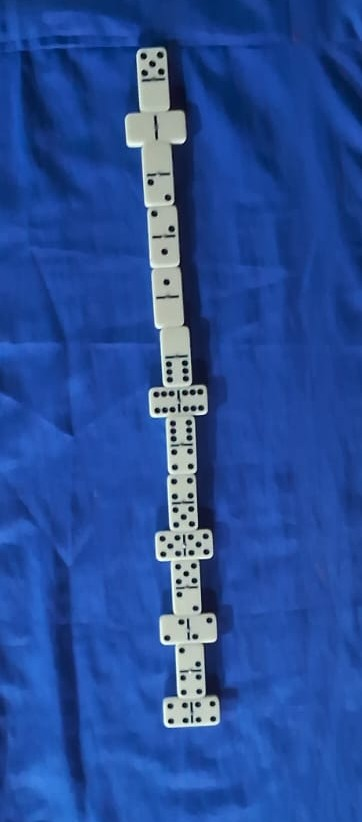
#> input picture imagem_recortada.jpeg, 362 x 822 px
$ python reconhecendo_retangulos_contornos.py imagem_recortada.jpeg
#> lines starting #> are read from the running program, lines starting #| are printed output that depends on the picture; after the words box and inside, x2 and y2 are one past the last pixel; in counts of white or black regions, pixels touching at a corner belong together
import cv2
import numpy as np
import math
import argparse


parser = argparse.ArgumentParser(description='Processa imagens')
parser.add_argument('imagem', help='Caminho para o arquivo de imagem')
parser.add_argument('-z', '--zoom', type=float, help='Valor float para nivel de zoom da imagem, padrão 0.8')
parser.add_argument('-p', '--proximidade', type=int, help='Distancia minima entre as pedras padrão 30')
args = parser.parse_args()

zoom_factor = args.zoom
DISTANCIA_MINIMA = args.proximidade

if args.proximidade is None:
    DISTANCIA_MINIMA = 37

if zoom_factor is None:
        zoom_factor = 1.0


def pipeline_blackhat(img_path):
#> called with img_path = 'imagem_recortada.jpeg'
    img = cv2.imread(img_path)
#> img is the input picture: shape (822, 362, 3); mean B, G, R 153.8, 78.2, 39.9
    if img is None:
        print("Erro: Imagem não encontrada.")
        return
    # Área de zoom
    img = cv2.resize(img, None, fx=zoom_factor, fy=zoom_factor, interpolation=cv2.INTER_LINEAR)
    gray = cv2.cvtColor(img, cv2.COLOR_BGR2GRAY)
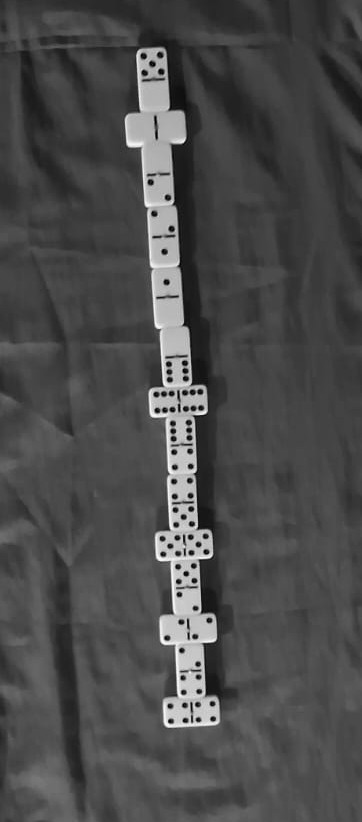
#> gray: shape (822, 362); min 1, max 252, mean 75.4

   # ====================================================================
    # 1. ENCONTRAR A SILHUETA SÓLIDA BASE
    # ====================================================================
    _, mask_branca = cv2.threshold(gray, 200, 255, cv2.THRESH_BINARY)
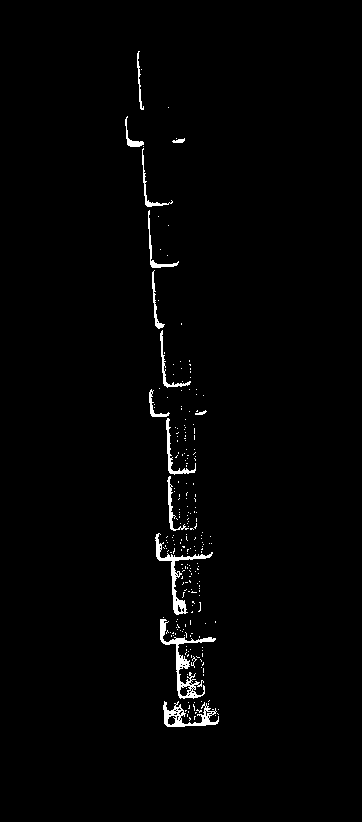
#> mask_branca: shape (822, 362); 1.4% white; 241 white regions (226 under 20 px)
    contours_externos, _ = cv2.findContours(mask_branca, cv2.RETR_EXTERNAL, cv2.CHAIN_APPROX_SIMPLE)
#> contours_externos = 240 contours, 227 with area under 20; largest, box (x1, y1, x2, y2) and area: (160, 619, 216, 699) 702, (163, 701, 219, 727) 524, (155, 533, 213, 615) 517, (166, 418, 196, 475) 184, (167, 476, 189, 531) 136

    mask_pedra_solida = np.zeros_like(mask_branca)
    cv2.drawContours(mask_pedra_solida, contours_externos, -1, 255, thickness=cv2.FILLED)
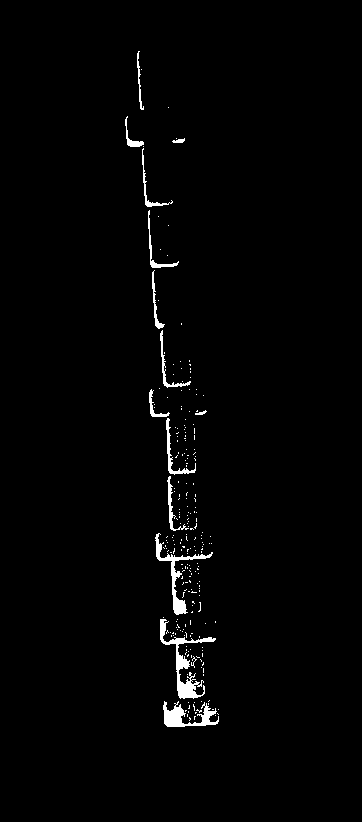
#> mask_pedra_solida: shape (822, 362); 1.5% white; 240 white regions (225 under 20 px), largest, box (x1, y1, x2, y2) and area: (160, 619, 216, 699) 926, (155, 533, 213, 615) 675, (163, 701, 219, 727) 655

    # ====================================================================
    # 2. O GOLPE DE ESPADA (The Blackhat Cleaver)
    # ====================================================================
    # O Blackhat acha as fendas escuras que separam as pedras paralelas
    kernel_bh = cv2.getStructuringElement(cv2.MORPH_RECT, (12, 12))
    blackhat = cv2.morphologyEx(gray, cv2.MORPH_BLACKHAT, kernel_bh)
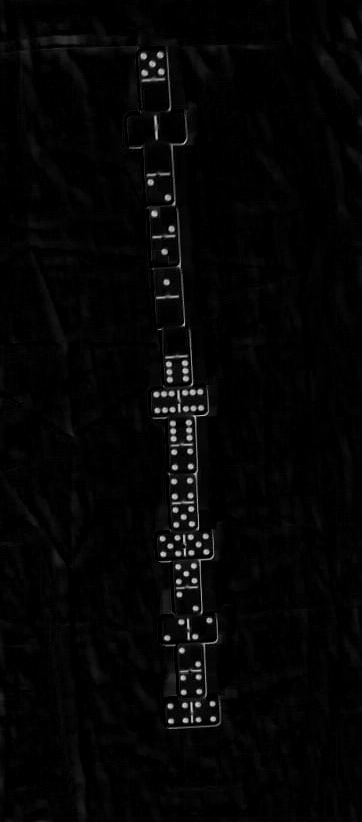
#> blackhat: shape (822, 362); min 0, max 212, mean 5.2

    # cv2.imshow('1 - BlackHat', blackhat)

    # Usamos 80 (igual ao seu código) para pegar as fendas
    _, mask_fendas = cv2.threshold(blackhat, 80, 255, cv2.THRESH_BINARY)
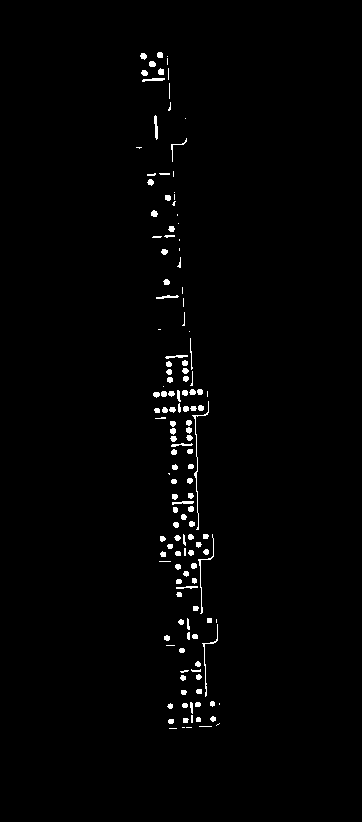
#> mask_fendas: shape (822, 362); 1.3% white; 144 white regions (39 under 20 px), largest, box (x1, y1, x2, y2) and area: (192, 401, 209, 530) 168, (198, 534, 214, 614) 112, (202, 624, 218, 697) 107

    # Engrossamos a fenda só um pouquinho para garantir que ela rache a máscara branca
    kernel_fenda = np.ones((1,1), np.uint8)
    mask_fendas_grossas = cv2.dilate(mask_fendas, kernel_fenda, iterations=2)

    # ⚔️ FATIAMOS A MÁSCARA! A fenda rasga a pedra, e o traço faz um furo no centro.
    mask_pedra_solida[mask_fendas_grossas == 255] = 0
#> mask_pedra_solida: shape (822, 362); 1.5% white; 240 white regions (225 under 20 px)

    # ====================================================================
    # 3. O CURATIVO TOPOLÓGICO
    # ====================================================================
    # O RETR_EXTERNAL é mágico: ele ignora os furos no meio do dominó (traço),
    # mas respeita o corte da fenda que dividiu a borda externa!
    contours_pre_melt, _ = cv2.findContours(mask_pedra_solida, cv2.RETR_EXTERNAL, cv2.CHAIN_APPROX_SIMPLE)
#> contours_pre_melt has the same summary as contours_externos

    # Redesenhamos tudo. Os furos internos somem, a pedra fica forte, e a fenda é mantida!
    mask_pedra_solida = np.zeros_like(mask_branca)
    cv2.drawContours(mask_pedra_solida, contours_pre_melt, -1, 255, thickness=cv2.FILLED)

    # ====================================================================
    # 4. A MÁGICA FINAL: EROSÃO (O seu derretimento aprimorado)
    # ====================================================================
    # Como a fenda já fez o trabalho pesado nas pedras paralelas, o nosso derretimento
    # agora só precisa quebrar as quinas teimosas. Diminuímos o kernel de 9x9 para 5x5!
    kernel_derreter = np.ones((9, 9), np.uint8)
    mask_derretida = cv2.erode(mask_pedra_solida, kernel_derreter, iterations=3)
#> mask_derretida: shape (822, 362); every value is 0

    # cv2.imshow('1 - Ilhas Derretidas', mask_derretida)

    # PASSO B: Encontrar o centro
    contours_ilhas, _ = cv2.findContours(mask_derretida, cv2.RETR_EXTERNAL, cv2.CHAIN_APPROX_SIMPLE)
#> contours_ilhas = []

    mask_fatiada_final = np.zeros_like(mask_branca)
    img_debug = img.copy()

    # PASSO C: O Renascimento
    for cnt_ilha in contours_ilhas:
        area_ilha = cv2.contourArea(cnt_ilha)

        if area_ilha > 5:
            tela_ilha = np.zeros_like(mask_branca)
            cv2.drawContours(tela_ilha, [cnt_ilha], -1, 255, thickness=cv2.FILLED)

            # Iteramos 3 vezes, igualando as 3 erosões para não distorcer o tamanho!
            tela_ilha = cv2.dilate(tela_ilha, kernel_derreter, iterations=3)

            mask_fatiada_final = cv2.bitwise_or(mask_fatiada_final, tela_ilha)
            cv2.drawContours(img_debug, [cnt_ilha], 0, (0, 0, 255), 2)
#> this loop made 0 passes

    # Opcional: Mostre a máscara final para ver os cortes perfeitos!
    # cv2.imshow('2 - Mascara Fatiada Final', mask_fatiada_final)

    # ====================================================================
    # 3. CRUZAR COM OS TRAÇOS E LER!
    # ====================================================================
    # O Blackhat continua usando a imagem original (gray)
    kernel_bh = cv2.getStructuringElement(cv2.MORPH_RECT, (12, 12))
    blackhat = cv2.morphologyEx(gray, cv2.MORPH_BLACKHAT, kernel_bh)
    _, mask_tracos = cv2.threshold(blackhat, 80, 255, cv2.THRESH_BINARY)

    # Cruzamos os traços com a nossa nova máscara fatiada
    mask_tracos_filtrada = cv2.bitwise_and(mask_tracos, mask_fatiada_final)

    # Achamos os contornos NA MÁSCARA FATIADA
    contours, _ = cv2.findContours(mask_fatiada_final, cv2.RETR_EXTERNAL, cv2.CHAIN_APPROX_SIMPLE)
#> contours = []

    candidatos = []
    # ... (O resto do seu loop for cnt in contours continua igual) ...
    # Mas agora o IF de área pode voltar para a área normal de uma pedra:
    # if area < 1000 or area > 3500: continue

    # ... (Segue o seu código normal usando o contours_fatiados para extrair o cv2.minAreaRect) ...

    out = img.copy()

    for cnt in contours:
        area = cv2.contourArea(cnt)
        # if area < 10 or area > 2200:
        #     continue
        if 4000 > area > 1000:
            rect = cv2.minAreaRect(cnt)
            (cx, cy), (w_box, h_box), angle = rect

            if w_box == 0 or h_box == 0:
                continue
            #
            # linha_comprimento = max(w_box, h_box)
            # linha_espessura = min(w_box, h_box)
            # ratio = linha_comprimento / linha_espessura


            if w_box > h_box:
                rect_pedra = ((cx, cy), (61, 30), angle)
            else:
                rect_pedra = ((cx, cy), (30, 61), angle)

            # 1. Criar uma máscara preta do mesmo tamanho da imagem
            mask_box = np.zeros(gray.shape, dtype=np.uint8)

            # 2. Desenhar a nossa caixa verde preenchida de branco nessa máscara
            box_pedra_pts = np.int32(cv2.boxPoints(rect_pedra))
            cv2.fillPoly(mask_box, [box_pedra_pts], 255)
            candidatos.append({
                'rect_pedra': rect_pedra,
                'rect_traco': rect,
                'centro': (cx, cy)
            })
#> after the loop, candidatos = []


            # Dentro do for, após rect_pedra (se criado)

            # cv2.drawContours(img_debug, [cnt], -1, (255, 0, 0), 2)          # contorno azul
            # box_traco = cv2.boxPoints(rect)
            # cv2.drawContours(img_debug, [np.int32(box_traco)], 0, (0, 255, 0), 2)  # traço verde
            # box_pedra = cv2.boxPoints(rect_pedra)
            # cv2.drawContours(img_debug, [np.int32(box_pedra)], 0, (0, 0, 255), 2)   # pedra vermelha
    cv2.imshow('Debug', img_debug)
        # cv2.waitKey(0)


    # contours, _ = cv2.findContours(mask_branca, cv2.RETR_EXTERNAL, cv2.CHAIN_APPROX_SIMPLE)
    #
    # candidatos = []
    # out = img.copy()
    #
    # for cnt in contours:
    #     area = cv2.contourArea(cnt)
    #     # if area < 10 or area > 2200:
    #     #     continue
    #     if area > 1000:
    #         rect = cv2.minAreaRect(cnt)
    #         (cx, cy), (w_box, h_box), angle = rect
    #
    #         if w_box == 0 or h_box == 0:
    #             continue
    #
    #         linha_comprimento = max(w_box, h_box)
    #         linha_espessura = min(w_box, h_box)
    #         ratio = linha_comprimento / linha_espessura
    #
    #
    #         if w_box > h_box:
    #             rect_pedra = ((cx, cy), (30, 61), angle)
    #         else:
    #             rect_pedra = ((cx, cy), (61, 30), angle)
    #
    #
    #         # Dentro do for, após rect_pedra (se criado)
    #         img_debug = img.copy()
    #         cv2.drawContours(img_debug, [cnt], -1, (255, 0, 0), 2)          # contorno azul
    #         # box_traco = cv2.boxPoints(rect)
    #         # cv2.drawContours(img_debug, [np.int32(box_traco)], 0, (0, 255, 0), 2)  # traço verde
    #         # box_pedra = cv2.boxPoints(rect_pedra)
    #         # cv2.drawContours(img_debug, [np.int32(box_pedra)], 0, (0, 0, 255), 2)   # pedra vermelha
    #         cv2.imshow('Debug', img_debug)
    #         cv2.waitKey(0)
    #
    #         # --- A NOVA BLINDAGEM DE TAMANHO ---
    #         # A sua pedra projetada tem 30px de largura.
    #         # O traço costuma ter entre 15px e 26px.
    #         # Vamos barrar qualquer coisa que seja maior que a própria pedra!
    #         # --- REFINO DO TRAÇO GORDINHO ---
    #         LIMITE_MAX_TRACO = 32
    #         LIMITE_MIN_TRACO = 19
    #         LIMITE_MAX_ESPESSURA = 5
    #
    #         # Adicionamos os limites de comprimento no IF principal
    #         if ratio > 6.0 and (LIMITE_MIN_TRACO <= linha_comprimento <= LIMITE_MAX_TRACO) and (1 <= linha_espessura <= LIMITE_MAX_ESPESSURA):
    #
    #             # if w_box > h_box:
    #             #     rect_pedra = ((cx, cy), (30, 61), angle)
    #             # else:
    #             #     rect_pedra = ((cx, cy), (61, 30), angle)
    #             # --- A SUA IDEIA APLICADA AQUI ---
    #             # 1. Criar uma máscara preta do mesmo tamanho da imagem
    #             mask_box = np.zeros(gray.shape, dtype=np.uint8)
    #
    #
    #
    #             # 2. Desenhar a nossa caixa verde preenchida de branco nessa máscara
    #             box_pedra_pts = np.int32(cv2.boxPoints(rect_pedra))
    #             cv2.fillPoly(mask_box, [box_pedra_pts], 255)
    #             candidatos.append({
    #                 'rect_pedra': rect_pedra,
    #                 'rect_traco': rect,
    #                 'centro': (cx, cy)
    #             })

    pedras_unicas = []
    global DISTANCIA_MINIMA

    for cand in candidatos:
        cx1, cy1 = cand['centro']
        duplicata = False

        for p in pedras_unicas:
            cx2, cy2 = p['centro']
            if math.hypot(cx2 - cx1, cy2 - cy1) < DISTANCIA_MINIMA:
                duplicata = True
                break

        if not duplicata:
            pedras_unicas.append(cand)
#> after the loop, pedras_unicas = []


    # ==========================================
    # PASSO 2: O Filtro da "Área de Influência" (O Maior Bando)
    # ==========================================
    DISTANCIA_CONEXAO = 100  # Tamanho da "Área de influência" de cada pedra

    visitados = set()
    todos_os_bandos = []

    for i, p1 in enumerate(pedras_unicas):
        # Se essa pedra já entrou num bando antes, ignoramos
        if i in visitados:
            continue

        # Começamos um novo bando com essa pedra
        bando_atual = [p1]
        visitados.add(i)

        # A "Fila de Expansão" (vai checar os amigos dos amigos)
        fila_de_expansao = [p1]

        while fila_de_expansao:
            pedra_foco = fila_de_expansao.pop(0)
            cx_foco, cy_foco = pedra_foco['centro']

            # Procura novos amigos para puxar para o bando
            for j, p2 in enumerate(pedras_unicas):
                if j not in visitados:
                    cx2, cy2 = p2['centro']
                    dist = math.hypot(cx2 - cx_foco, cy2 - cy_foco)

                    # Se a pedra está dentro da área de influência, entra pro bando!
                    if dist <= DISTANCIA_CONEXAO:
                        bando_atual.append(p2)
                        visitados.add(j)
                        # Coloca ela na fila para a área de influência dela também ser checada!
                        fila_de_expansao.append(p2)

        # Guarda o bando que acabamos de formar
        todos_os_bandos.append(bando_atual)
#> after the loop, todos_os_bandos = []; visitados = 0 items

    # ==========================================
    # PASSO 3: Sobrevivência do Mais Forte
    # ==========================================
    if todos_os_bandos:
        # A função max() com 'key=len' pega automaticamente a lista que tem mais itens!
        maior_bando = max(todos_os_bandos, key=len)
        pedras_aprovadas = maior_bando
    else:
        pedras_aprovadas = []

    print(f"Pedras encontradas: {len(pedras_aprovadas)}")

    # Ordena as pedras de cima para baixo (pelo eixo Y do centro)
    pedras_aprovadas.sort(key=lambda x: x['centro'][1])

    for d in pedras_aprovadas:

        # Enviamos a imagem original limpa (img) e o retângulo da pedra
        pts_cima, pts_baixo = extrair_e_contar(img, d['rect_pedra'])
        texto = f"{pts_cima}|{pts_baixo}"
        box_traco = np.int32(cv2.boxPoints(d['rect_traco']))
        cv2.drawContours(out, [box_traco], 0, (255, 0, 0), 2)

        box_pedra = np.int32(cv2.boxPoints(d['rect_pedra']))
        cv2.drawContours(out, [box_pedra], 0, (0, 255, 0), 2)
        # Escrever o resultado na imagem, do lado da pedra!

        cx, cy = int(d['centro'][0]), int(d['centro'][1])

        # Fundo preto para o texto ficar legível
        cv2.putText(out, texto, (cx - 20, cy), cv2.FONT_HERSHEY_SIMPLEX, 0.6, (0, 0, 0), 3)
        # Texto em branco
        cv2.putText(out, texto, (cx - 20, cy), cv2.FONT_HERSHEY_SIMPLEX, 0.6, (255, 255, 255), 2)

        print(f"Pedra encontrada: {texto}")

    print(f"Pedras aprovadas: {len(pedras_aprovadas)}")
    # cv2.imshow("Pedra Solida", mask_pedra_solida)
    # cv2.imshow("Mask Branca", mask_branca)
    # cv2.imshow("Mask Soldada", mask_soldada)
    cv2.imshow("Resultado Final Limpo", out)
    cv2.waitKey(0)
    cv2.destroyAllWindows()

# [88 lines left out: functions ordenar_pontos, extrair_e_contar, not called in this run]


# TESTE
# pipeline_blackhat("imagem_recortada.jpeg")
# pipeline_blackhat("imagem.jpeg")
pipeline_blackhat(args.imagem)
